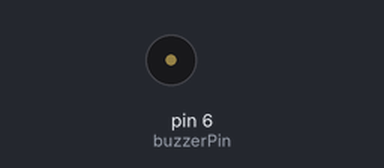
A sketch run on a simulated Arduino Uno, built with avr-gcc and run on an emulated ATmega328P. Parts: buzzer (waves = sounding).

Above: at 1.5 s.
At 6.05 s:
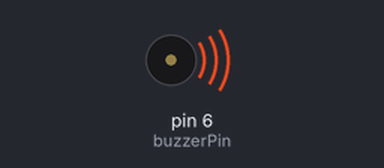
Timing chart, 0 to 6.9 s (numbered marks = the images above):
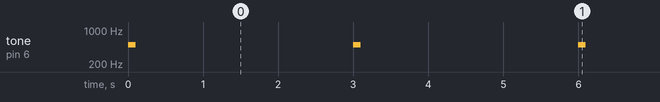

The sketch:

piezoBuzzer.ino
```cpp
const int buzzerPin = 6;

void setup() {
  pinMode(buzzerPin, OUTPUT);
}

void loop() {
  tone(buzzerPin, 500);   // Speel een toon van 1000 Hz
  delay(100);              // Duur van de piep: 100 milliseconden
  noTone(buzzerPin);       // Stop de toon
  delay(2900);              // Wacht de rest van de seconde (100 + 900 = 1000 ms)
}
```

Measured:
- by itself, tone on pin 6 (buzzerPin): alternates 500 Hz for 0.10 s and silent for 2.9 s
